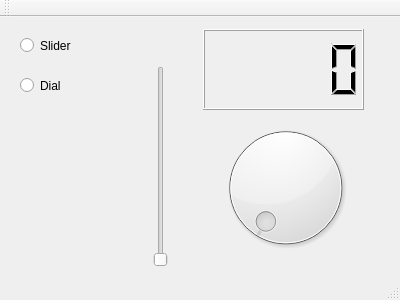
<?xml version="1.0" encoding="UTF-8"?>
<ui version="4.0">
 <class>MainWindow</class>
 <widget class="QMainWindow" name="MainWindow">
  <property name="geometry">
   <rect>
    <x>0</x>
    <y>0</y>
    <width>400</width>
    <height>300</height>
   </rect>
  </property>
  <property name="windowTitle">
   <string>MainWindow</string>
  </property>
  <widget class="QWidget" name="centralWidget">
   <widget class="QRadioButton" name="sliderButton">
    <property name="geometry">
     <rect>
      <x>20</x>
      <y>20</y>
      <width>82</width>
      <height>17</height>
     </rect>
    </property>
    <property name="text">
     <string>Slider</string>
    </property>
   </widget>
   <widget class="QRadioButton" name="dialButton">
    <property name="geometry">
     <rect>
      <x>20</x>
      <y>60</y>
      <width>82</width>
      <height>17</height>
     </rect>
    </property>
    <property name="text">
     <string>Dial</string>
    </property>
   </widget>
   <widget class="QSlider" name="slider">
    <property name="geometry">
     <rect>
      <x>140</x>
      <y>49</y>
      <width>41</width>
      <height>201</height>
     </rect>
    </property>
    <property name="orientation">
     <enum>Qt::Vertical</enum>
    </property>
   </widget>
   <widget class="QLCDNumber" name="number">
    <property name="geometry">
     <rect>
      <x>203</x>
      <y>12</y>
      <width>161</width>
      <height>81</height>
     </rect>
    </property>
   </widget>
   <widget class="QDial" name="dial">
    <property name="geometry">
     <rect>
      <x>210</x>
      <y>100</y>
      <width>151</width>
      <height>141</height>
     </rect>
    </property>
   </widget>
  </widget>
  <widget class="QMenuBar" name="menuBar">
   <property name="geometry">
    <rect>
     <x>0</x>
     <y>0</y>
     <width>400</width>
     <height>20</height>
    </rect>
   </property>
  </widget>
  <widget class="QToolBar" name="mainToolBar">
   <attribute name="toolBarArea">
    <enum>TopToolBarArea</enum>
   </attribute>
   <attribute name="toolBarBreak">
    <bool>false</bool>
   </attribute>
  </widget>
  <widget class="QStatusBar" name="statusBar"/>
 </widget>
 <layoutdefault spacing="6" margin="11"/>
 <resources/>
 <connections/>
</ui>
